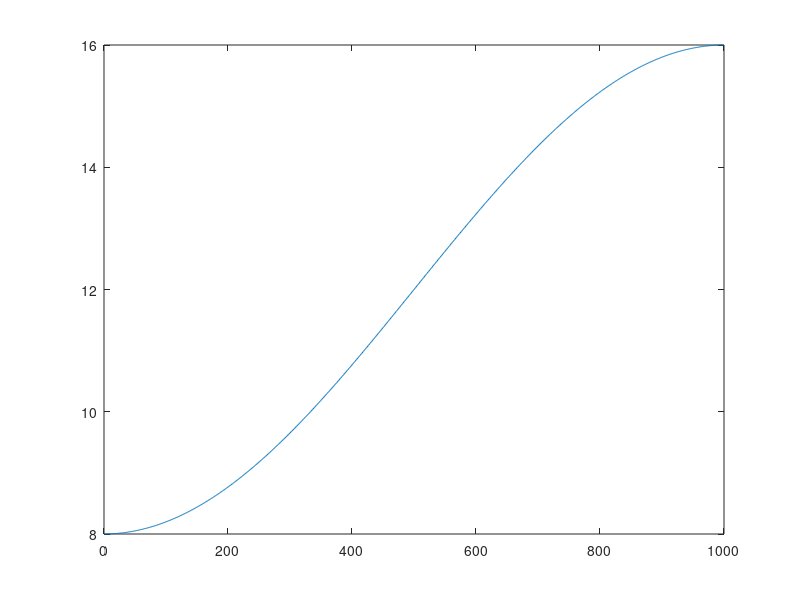

This figure's MATLAB source:
% Vamos a resolver el caso unidimensional de un átomo con tight binding
% Acorde a los calculos analiticos, uno lllega a la expresión del hamiltoniano general a primeros vecinos-
clear all


e11 = 12 % Energia del estado base para el atomo hidrogeno. Se puede considerar que ya asimilo el shift

t = 2  % factor de acoplamiento (traslape) entre entre el átomo n-ésimo con n-1 y n+1

n = 1000 % Número de celdas unitarias i.e. de átomos en nuestro cristal unidemsional


H0 = eye(n).*e11;  % Diagonal

upper_diag = [zeros(n,1), eye(n,n-1)] ;   % Superdiagonal
down_diag = [zeros(1,n) ; eye(n-1,n)];

hamiltonian = H0 -  t.*(down_diag +upper_diag);  % Creates upper diagonal matrix

[ V,D  ] = eig( hamiltonian);
eigenvalues = diag(D);

k = linspace(0,n, n);

plot(k, eigenvalues)
